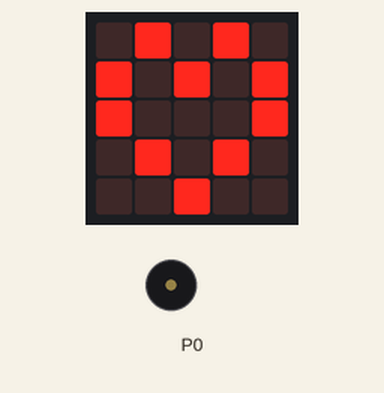
The program below on a simulated BBC micro:bit (MakeCode). On the bench: the board's 5×5 LED display, buzzer (waves = sounding).

Above: at 0.2 s.
At 2.5 s:
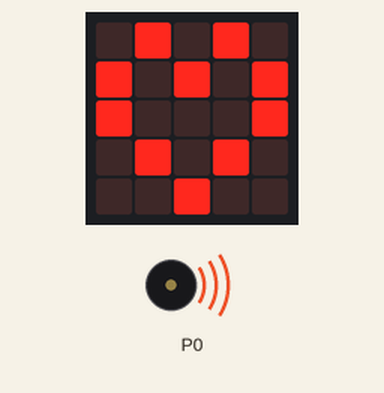
At 4.9 s:
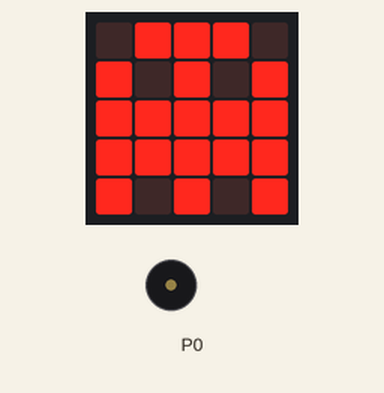
At 6.15 s:
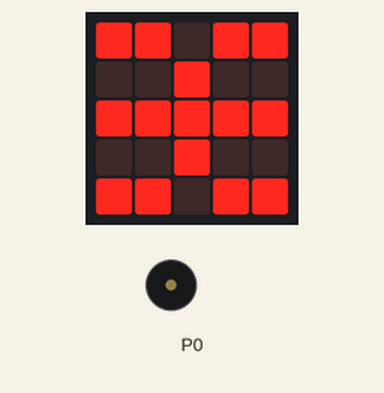
Timing chart, 0 to 40.0 s (numbered marks = the images above):
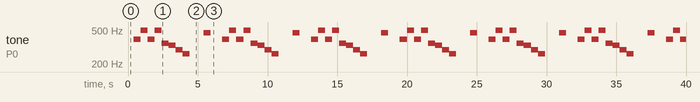

Measured:
- by itself, tone on P0: repeats every 6.4 s: 494 Hz 0.51 s, 392 Hz 0.51 s, 494 Hz 0.51 s, 349 Hz 0.51 s, 330 Hz 0.51 s, 294 Hz 0.51 s, 262 Hz 0.50 s, silent 1.0 s, 466 Hz 0.50 s, silent 0.83 s, 392 Hz 0.51 s
- what the display in image 2 shows lasts 1.1 s, from 4.8 s to 5.9 s
- what the display in image 3 shows lasts 0.5 s, from 5.9 s to 6.4 s

The program:

main.ts
```typescript
basic.forever(function () {
    basic.showLeds(`
        . # . # .
        # . # . #
        # . . . #
        . # . # .
        . . # . .
        `)
    music.play(music.stringPlayable("G B G B F E D C ", 120), music.PlaybackMode.UntilDone)
    basic.showLeds(`
        # . # . #
        # . # . #
        # # # . #
        # . # . #
        # . # . #
        `)
    basic.showIcon(IconNames.Ghost)
    music.play(music.tonePlayable(466, music.beat(BeatFraction.Whole)), music.PlaybackMode.UntilDone)
    basic.showLeds(`
        # # . # #
        . . # . .
        # # # # #
        . . # . .
        # # . # #
        `)
})
```

test.ts
```typescript
// здесь помещаются тесты; они не будут скомпилированы, пока пакет используется в качестве расширения.
```
